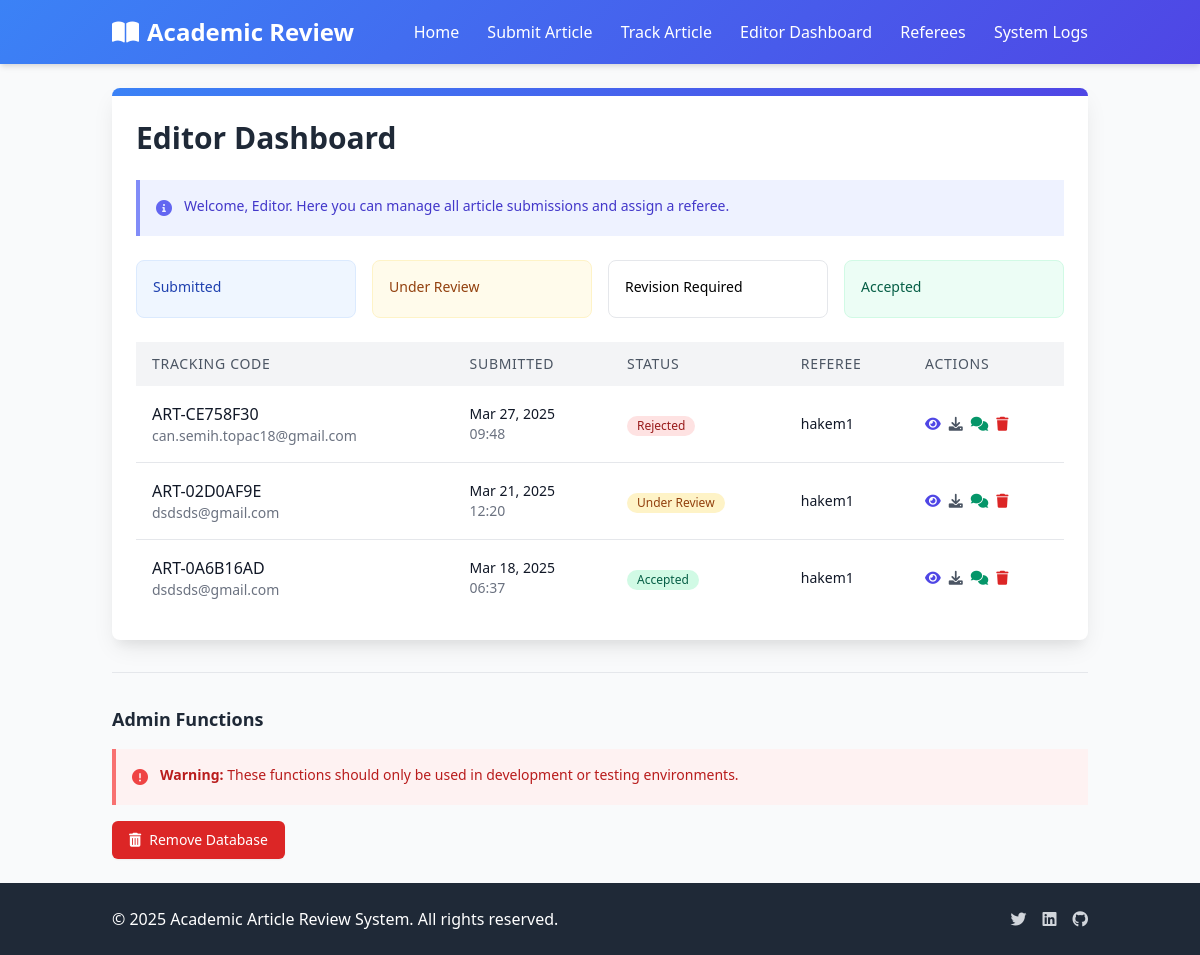
The app's page /editor/dashboard/, older data.
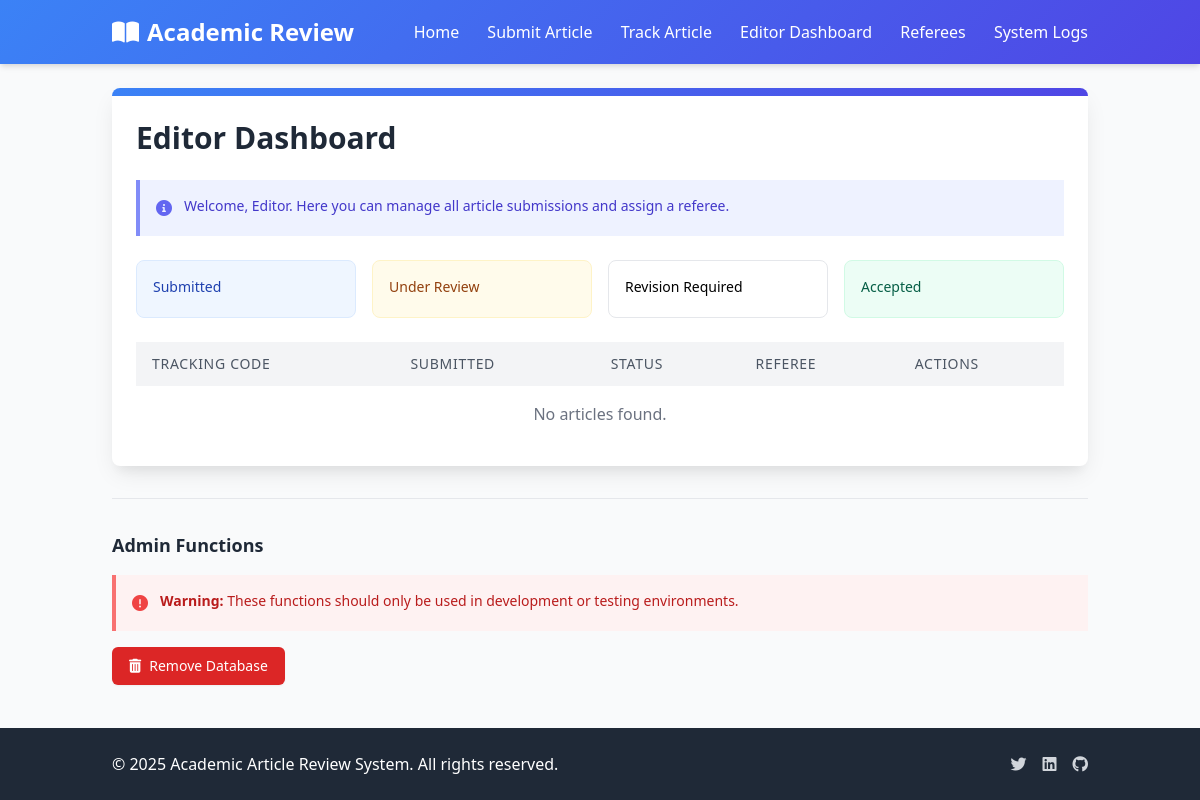
The same page, newer data.
### articles/models.py (models this page shows, shortened)
class Article(models.Model):
    STATUS_CHOICES = (
        ('submitted', 'Submitted'),
        ('under_review', 'Under Review'),
        ('revision_required', 'Revision Required'),
        ('accepted', 'Accepted'),
        ('rejected', 'Rejected'),
    )
    title = models.CharField(max_length=255, null=True, blank=True)
    tracking_code = models.CharField(max_length=20, unique=True, editable=False)
    email = models.EmailField()
    file = models.FileField(upload_to='articles/')
    anonymized_file = models.FileField(upload_to='anonymized_articles/', null=True, blank=True)
    status = models.CharField(max_length=50, choices=STATUS_CHOICES, default='submitted')
    submission_date = models.DateTimeField(auto_now_add=True)
    last_updated = models.DateTimeField(auto_now=True)
    referee = models.ForeignKey('Referee', on_delete=models.SET_NULL, null=True, blank=True, related_name='assigned_articles')
    extracted_authors = models.TextField(blank=True, null=True, help_text="Automatically extracted author names")
    extracted_institutions = models.TextField(blank=True, null=True, help_text="Automatically extracted institutions")
    extracted_keywords = models.TextField(blank=True, null=True, help_text="Automatically extracted keywords")
    extracted_emails = models.TextField(blank=True, null=True, help_text="Automatically extracted email addresses")
    anonymization_map = models.TextField(blank=True, null=True, help_text="JSON mapping of original text to encrypted text")
    anonymization_key = models.CharField(max_length=128, blank=True, null=True, help_text="Encryption key for anonymization")
    is_anonymized = models.BooleanField(default=False, help_text="Whether the article has been anonymized")
    def get_status_display(self):
        for status_code, status_name in self.STATUS_CHOICES:
            if self.status == status_code:
                return status_name
        return self.status  # Fallback to the code if no match

class Referee(models.Model):
    user = models.OneToOneField(User, on_delete=models.CASCADE)
    specialization = models.CharField(max_length=255, blank=True, help_text="Referee's area of expertise (e.g., Machine Learning, Data Science)")

### articles/views.py (the view)
# urls.py: path('editor/dashboard/', views.editor_dashboard, name='editor_dashboard'),
def editor_dashboard(request):
    articles = Article.objects.all().order_by('-submission_date')
    return render(request, 'articles/editor/dashboard.html', {'articles': articles})

### templates/articles/editor/dashboard.html (shortened to what the changed rows need)
{% extends 'articles/base.html' %}
{% block content %}
<div class="max-w-6xl mx-auto">
    <div class="bg-white rounded-lg shadow-card overflow-hidden">
        <div class="p-6">
            <h1 class="text-3xl font-bold mb-6 text-gray-800">Editor Dashboard</h1>
            <div class="overflow-x-auto">
                <table class="min-w-full bg-white">
                    <thead class="bg-gray-100">
                        <tr>
                            <th class="py-3 px-4 text-left text-sm font-medium text-gray-600 uppercase tracking-wider">
                                Tracking Code
                            </th>
                            <th class="py-3 px-4 text-left text-sm font-medium text-gray-600 uppercase tracking-wider">
                                Submitted
                            </th>
                            <th class="py-3 px-4 text-left text-sm font-medium text-gray-600 uppercase tracking-wider">
                                Status
                            </th>
                            <th class="py-3 px-4 text-left text-sm font-medium text-gray-600 uppercase tracking-wider">
                                Referee
                            </th>
                            <th class="py-3 px-4 text-left text-sm font-medium text-gray-600 uppercase tracking-wider">
                                Actions
                            </th>
                        </tr>
                    </thead>
                    <tbody class="divide-y divide-gray-200">
                        {% for article in articles %}
                        <tr>
                            <td class="py-4 px-4 whitespace-nowrap">
                                <div class="font-medium text-gray-900">{{ article.tracking_code }}</div>
                                <div class="text-sm text-gray-500">{{ article.email }}</div>
                            </td>
                            <td class="py-4 px-4 whitespace-nowrap">
                                <div class="text-sm text-gray-900">{{ article.submission_date|date:"M d, Y" }}</div>
                                <div class="text-sm text-gray-500">{{ article.submission_date|time:"H:i" }}</div>
                            </td>
                            <td class="py-4 px-4 whitespace-nowrap">
                                <span class="inline-flex items-center px-2.5 py-0.5 rounded-full text-xs font-medium
                                    {% if article.status == 'submitted' %}bg-blue-100 text-blue-800
                                    {% elif article.status == 'under_review' %}bg-yellow-100 text-yellow-800
                                    {% elif article.status == 'revision_required' %}bg-orange-100 text-orange-800
                                    {% elif article.status == 'accepted' %}bg-green-100 text-green-800
                                    {% elif article.status == 'rejected' %}bg-red-100 text-red-800{% endif %}">
                                    {{ article.get_status_display }}
                                </span>
                            </td>
                            <td class="py-4 px-4 whitespace-nowrap">
                                <div class="text-sm text-gray-900">
                                    {% if article.referee %}
                                        {{ article.referee.user.username }}
                                    {% else %}
                                        <span class="text-gray-500">Not assigned</span>
                                    {% endif %}
                                </div>
                            </td>
                            <td class="py-4 px-4 whitespace-nowrap text-sm font-medium">
                                <div class="flex space-x-2">
                                    <a href="{% url 'editor_review' article.id %}" class="text-indigo-600 hover:text-indigo-900" title="Review">
                                        <i class="fas fa-eye"></i>
                                    </a>
                                    <a href="{% url 'download_article' article.id %}" class="text-gray-600 hover:text-gray-900" title="Download">
                                        <i class="fas fa-download"></i>
                                    </a>
                                    <a href="{% url 'editor_chat' article.id %}" class="text-green-600 hover:text-green-900" title="Messages">
                                        <i class="fas fa-comments"></i>
                                    </a>
                                    <a href="{% url 'delete_article' article.id %}" class="text-red-600 hover:text-red-900" title="Delete">
                                        <i class="fas fa-trash"></i>
                                    </a>
                                </div>
                            </td>
                        </tr>
                        {% empty %}
                        <tr>
                            <td colspan="5" class="py-4 px-4 text-center text-gray-500">
                                No articles found.
                            </td>
                        </tr>
                        {% endfor %}
                    </tbody>
                </table>
            </div>
        </div>
    </div>
</div>
<div class="mt-8 border-t border-gray-200 pt-8">
    <div class="flex justify-between items-center mb-4">
        <h2 class="text-lg font-semibold text-gray-800">Admin Functions</h2>
    </div>
</div>
{% endblock %}

Row changes from the older to the newer data that the page shows:
removed Article: tracking_code "ART-CE758F30", email "can.semih.topac18@gmail.com", submission_date "Mar 27, 2025", submission_date "09:48", status "Rejected", referee.user.username "hakem1"
removed Article: tracking_code "ART-02D0AF9E", email "dsdsds@gmail.com", submission_date "Mar 21, 2025", submission_date "12:20", status "Under Review", referee.user.username "hakem1"
removed Article: tracking_code "ART-0A6B16AD", email "dsdsds@gmail.com", submission_date "Mar 18, 2025", submission_date "06:37", status "Accepted", referee.user.username "hakem1"
Text that changed along with them:
text now shown: "No articles found."
